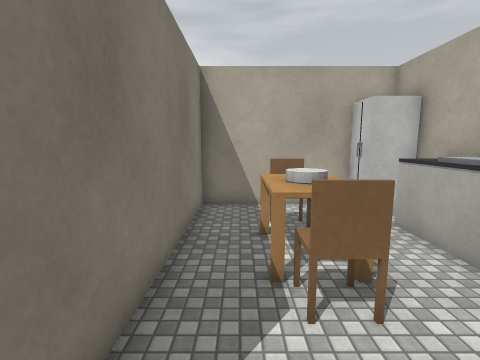
[1] (above)

17 first-person views from a walk through a world built for the Webots simulator. The camera is 1.1 m above the floor, tilts 8° down and sees 85° across. The floor is counted in squares, 0.5 m on a side. Each view is taken from the middle of a square. On the plan, view 1 faces up. The plan holds only what a view shows up to about 16 squares ahead; the rest is blank. The place goes on beyond the plan. Robots are left out. Simple shapes and patterns stand in for the simulator's stock objects.

[2]
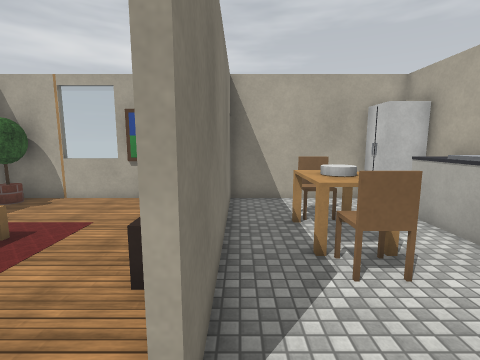

[3]
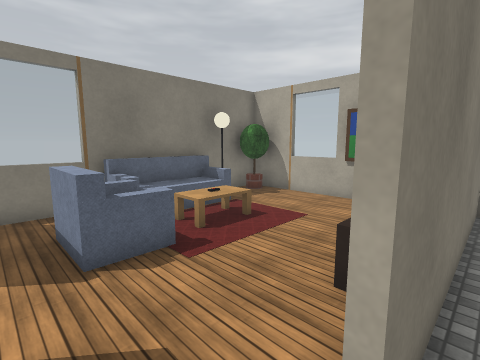

[4]
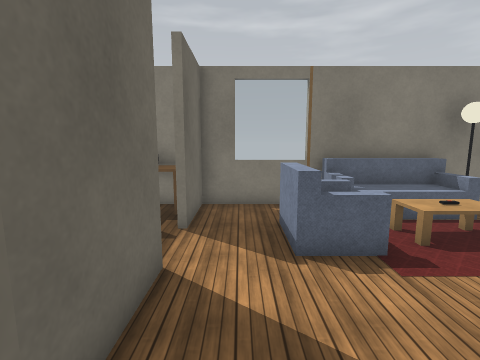

[5]
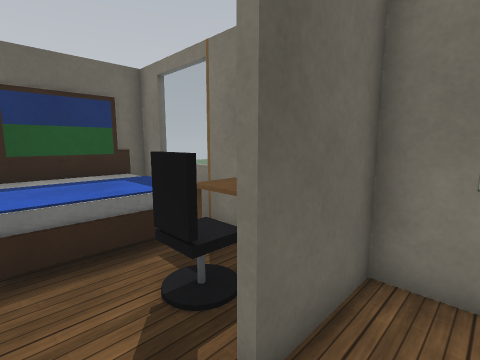

[6]
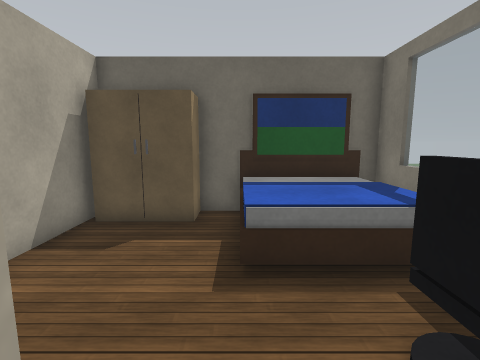

[7]
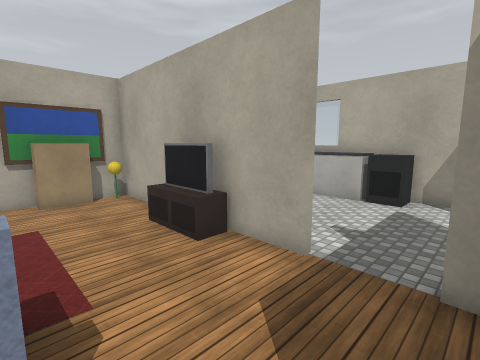

[8]
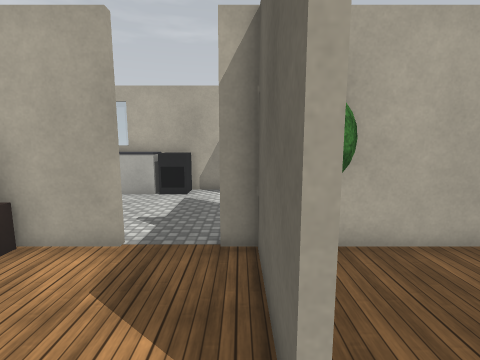

[9]
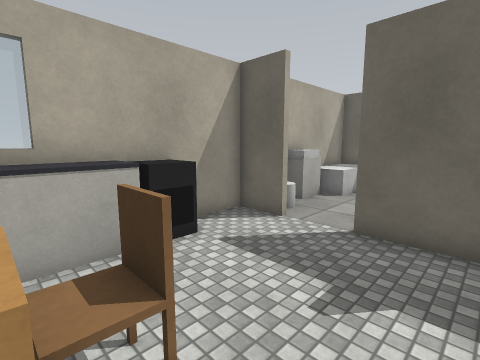

[10]
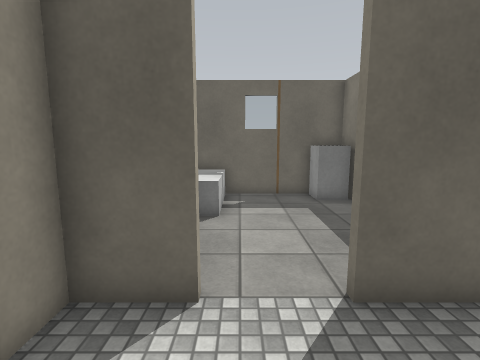

[11]
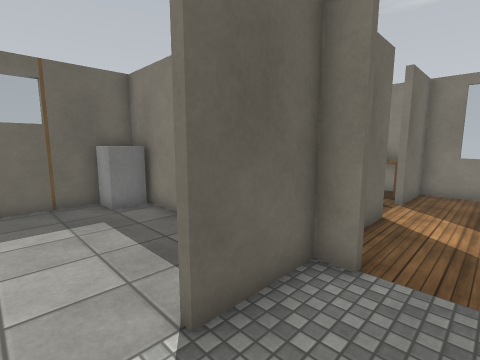

[12]
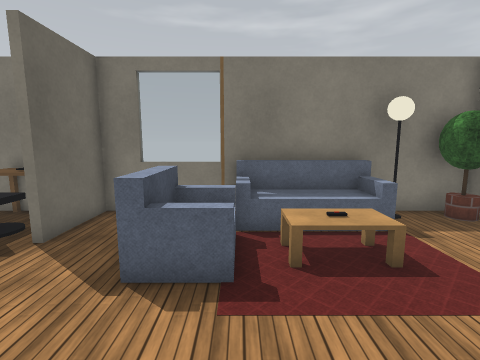

[13]
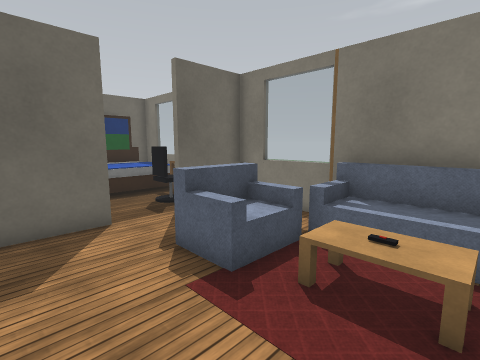

[14]
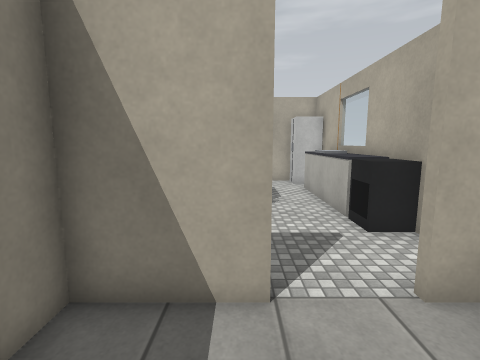

[15]
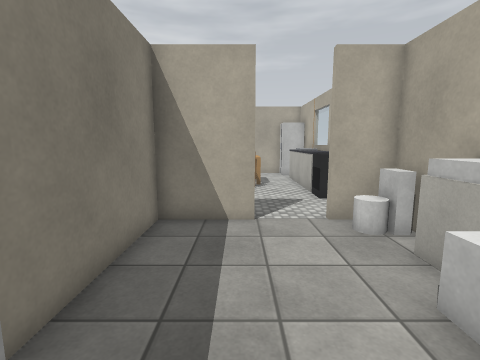

[16]
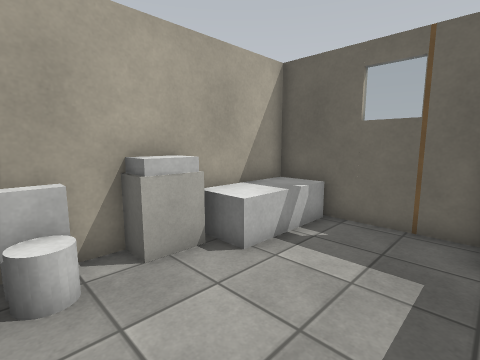

[17]
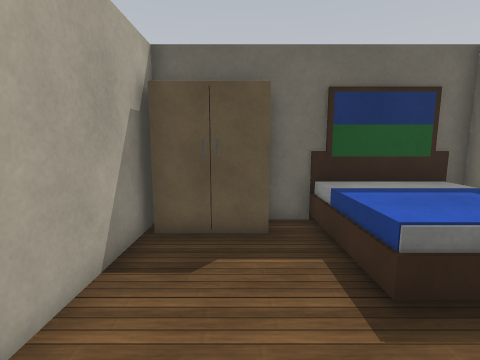

### Floor plan
Points are (right, up) in squares from view 1. A wall is a line through its corners. A room is listed if a view was taken in it or the views show most of it. See-through windows are left out.
Room 1 (views 1, 2, 3, 4, 5, 6, 7, 8, 9, 10, 11, 12, 13, 17)
walls: (-1.6, 0.5) (-1.6, 2.2); (-5.5, -2.4) (-2.4, -2.4); (-1.6, -2.3) (-1.6, -1.5); (-1.5, -2.4) (1.5, -2.4); (-1.6, 5.6) (-1.6, 8.2); (-8.5, -2.4) (-7.5, -2.4); (-10.4, 4.7) (-10.4, -2.4); (-10.4, -3.3) (-10.4, -3.9); (-4.6, 9.4) (-8.5, 9.4); (-1.6, -8.3) (-1.6, -4.6); (5.4, -2.3) (5.4, 2.7); (3.5, 9.4) (-1.4, 9.4) (-1.4, 0.5); (-5.6, -10.4) (-4.6, -10.4)
ways out: opening at (3.5, -2) to room 2
objects: bed (-10, -10) to (-6, -6); desk (-10, -5) to (-9, -3); sofa (-10, 2) to (-9, 6); floor lamp (-10, 7); potted tree (-10, 8) to (-9, 9); painting (-9, -10) to (-7, -10); office chair (-9, -4) to (-8, -4); armchair (-8, 0) to (-6, 2); table (-7, 3); TV (-7, 4); table (-7, 5); wardrobe (-4, -10) to (-2, -9); bookshelf (-4, 9) to (-3, 9); potted tree (-3, -4) to (-2, -3); TV (-2, 3) to (-2, 4); TV cabinet (-2, 5); sunflowers (-2, 9); chair (1, 3) to (2, 4); table (1, 5) to (2, 5); chair (1, 6) to (2, 7); stove (4, 1) to (5, 1); counter (4, 2) to (5, 4); sink (4, 5) to (5, 6); fridge (4, 8) to (5, 9); counter (5, 7)
Room 2 (views 14, 15, 16)
walls: (1.5, -2.6) (-1.5, -2.6); (0.1, -10.4) (5.4, -10.4); (-1.4, -1.5) (-1.4, -8.5)
ways out: opening at (3.5, -2) to room 1
objects: washing machine (-1, -10) to (0, -9); bathtub (4, -10) to (5, -7); toilet (4, -4) to (5, -3); sink (5, -6) to (5, -5)

Positions as (right, up) in squares from view 1, and headings:
1: (0, 0), facing up
2: (-1, -1), facing up
3: (-1, -1), facing up-left
4: (-1, -1), facing left
5: (-6, -1), facing down-left
6: (-6, -2), facing down
7: (-6, -2), facing up-right
8: (-7, -2), facing right
9: (-1, 4), facing down-right
10: (3, 1), facing down
11: (3, 0), facing down-left
12: (-2, 2), facing left
13: (-3, 5), facing down-left
14: (1, -6), facing up
15: (1, -10), facing up
16: (0, -3), facing down-right
17: (-4, -3), facing down
